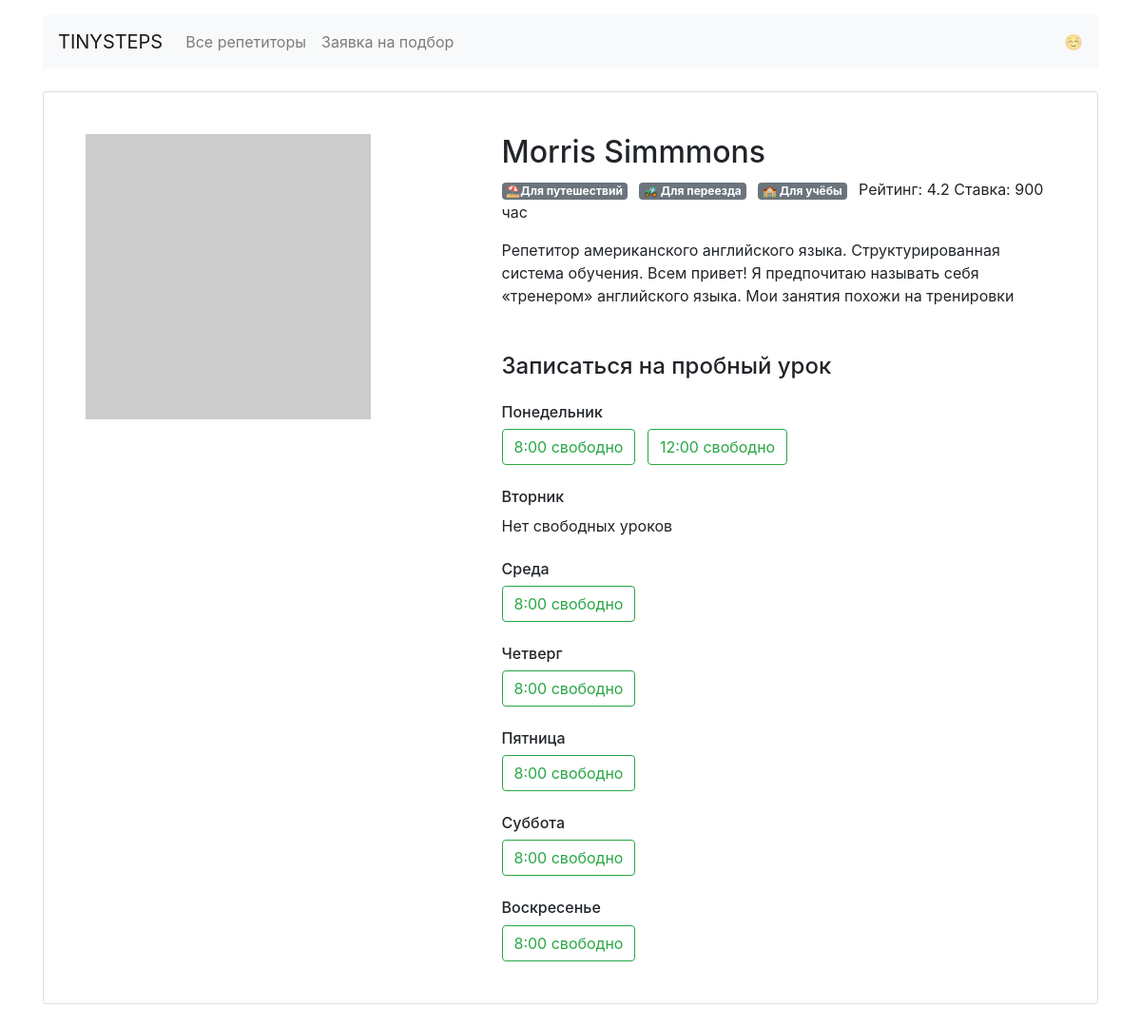
The page /profiles/1 on the database its author committed.
### db_create_script.py (models this page shows)
class Teacher(db.Model):
    __tablename__ = 'teachers'
    id = db.Column(db.Integer, primary_key=True)
    name = db.Column(db.String(50), nullable=False)
    about = db.Column(db.String(1000), nullable=False)
    rating = db.Column(db.Float, nullable=False)
    picture = db.Column(db.String(50), nullable=False)
    price = db.Column(db.Integer, nullable=False)
    free = db.Column(db.Text(1000), nullable=False)
    goals = db.relationship('Goal', secondary=teachers_goals_association, back_populates='teachers')
    teacher_bookings = db.relationship('Booking', back_populates='clientTeacher')

class Goal(db.Model):
    __tablename__ = 'goals'
    id = db.Column(db.Integer, primary_key=True)
    goalTitle_eu = db.Column(db.String(30), nullable=False)
    goalTitle_ru = db.Column(db.String(30), nullable=False)
    teachers = db.relationship('Teacher', secondary=teachers_goals_association, back_populates='goals')
    goal_requests = db.relationship('Request', back_populates='clientGoal')

### app.py (the view)
@app.route('/profiles/<id_teacher>')
def render_profile_teacher(id_teacher=1):
    teacher_id = int(id_teacher)
    free_time_counter = 0
    bisy_days = []
    teacher = db.session.query(Teacher).filter(Teacher.id == teacher_id).first_or_404(description='Такой страницы нет')
    teacher_free = json.loads(teacher.free)
    for day in teacher_free:
        for time in teacher_free[day]:
            if teacher_free[day][time] == True:
                free_time_counter += 1
        if free_time_counter == 0:
            bisy_days.append(day)
        free_time_counter = 0
    return render_template('profile.html', teacher=teacher, free=teacher_free, bisy_days=bisy_days, week=week)

### templates/profile.html
{% extends 'base.html' %}
{% block container %}
<main class="container mt-3">
    <div class="card my-4 mx-auto">
        <div class="card-body m-2 m-md-4">
            <article class="row">
                <div class="col-5"><img src={{teacher.picture}} class="img-fluid" alt=""></div>
                <div class="col-7">
                    <section class="teacher=info">
                        <h1 class="h2">{{teacher.name}}</h1>
                        <p>{% for goal in teacher.goals%}
                            <span class="badge badge-secondary mr-2"> {{goal.goalTitle_ru}}  </span> {% endfor %}
                            Рейтинг: {{teacher.rating}} Ставка: {{teacher.price}} час</p>
                        <p>{{teacher.about}}</p>
                    </section>
                    <section class="available">
                        <h4 class="mb-4 mt-5">Записаться на пробный урок</h4>
                        {% for day in free%}
                        <h6 class="mt-4">{{week[day]}}</h6>
                            {% if day in bisy_days %}
                                <p>Нет свободных уроков</p>
                            {% else %}
                                {% for hour in free[day] %}
                                    {% if free[day][hour] == True %}
                                        <a href="/booking/{{teacher.id}}/{{day}}/{{hour}}" class="btn btn-outline-success mr-2">{{hour}} свободно</a>
                                    {% endif %}
                                {% endfor %}
                            {% endif %}
                        {% endfor %}
                    </section>
                </div>
            </article>
        </div>
    </div>
</main>
{% endblock %}

### rows shown on the page
Teacher: name "Morris Simmmons", rating "4.2", price "900", about "Репетитор американского английского языка. Структурированная система обучения. Всем привет! Я предпочитаю называть себя «тренером» английского языка. Мои занятия похожи на тренировки"
Goal: goalTitle_ru "⛱Для путешествий"
Goal: goalTitle_ru "🚜 Для переезда"
Goal: goalTitle_ru "🏫 Для учёбы"

### other values the page prints
{{ week[day] }} "Понедельник" "Вторник" "Среда" "Четверг" "Пятница" "Суббота" "Воскресенье"
{{ hour }} "8:00" "12:00" "8:00" "8:00" "8:00" "8:00" "8:00"
